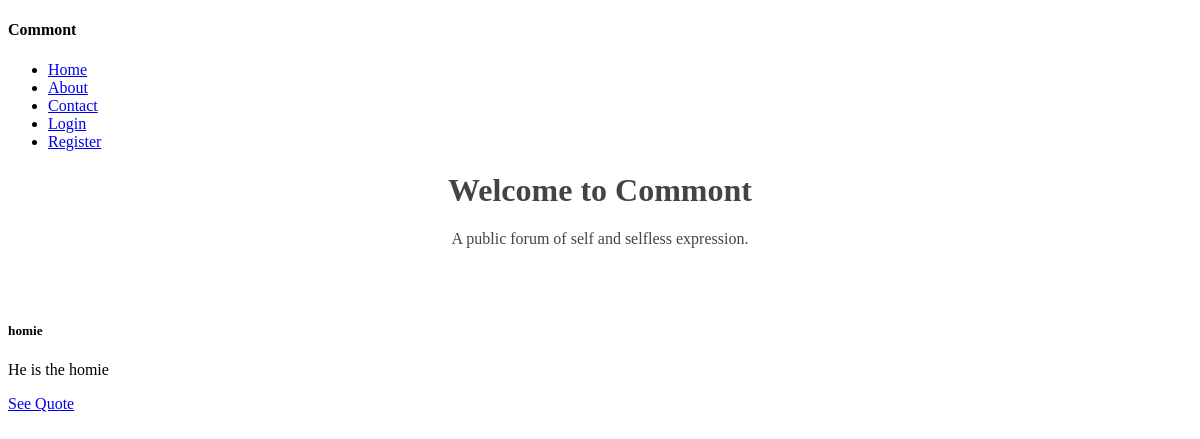
Before: / with the older database file.
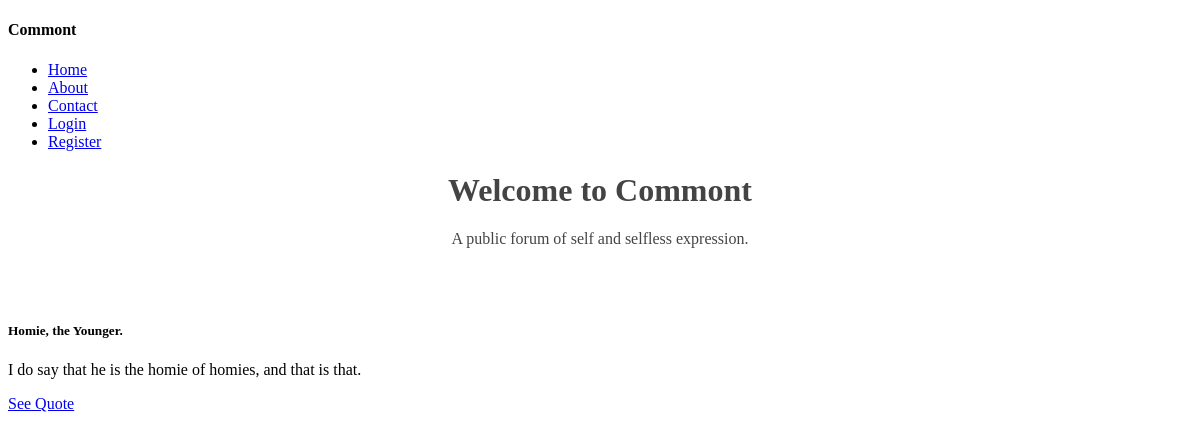
After: the same page with the newer database file.
### collection/models.py (models this page shows)
class Quote(models.Model):
    author = models.CharField(max_length=255)
    text = models.TextField()
    description = models.TextField()
    slug = models.SlugField(unique=True)
    user = models.OneToOneField(User, blank=True, null=True)

### collection/views.py (the view)
# urls.py: url(r'^$', views.index, name='home'),
def index(request):
    quotes = Quote.objects.all()
    return render(request, 'index.html', {
        'quotes': quotes,
    })

### collection/templates/index.html (shortened to what this page needs)
{% extends 'layouts/base.html' %}
{% block content %}
    <h1 class="title">Welcome to Commont</h1>
    <p class="sub-title">A public forum of self and selfless expression.</p>
    <br />
    <br />
    {% for quote in quotes %}
        <h5>{{ quote.author }}</h5>
        <p>{{ quote.text }}</p>
        <a href="{% url 'quote_detail' slug=quote.slug %}">See Quote</a>
    {% endfor %}
{% endblock %}

### collection/templates/layouts/base.html (shortened to what this page needs)
{% load staticfiles %}
<!DOCTYPE html>
<html lang="en">
<head>
    <link rel="stylesheet" href="{% static 'stylesheets/styles.css' %}" />
</head>
<body>
    <header>
        <h4>Commont</h4>
        <nav>
            <ul>
                <li><a href="{% url 'home' %}">Home</a></li>
                <li><a href="{% url 'about' %}">About</a></li>
                <li><a href="{% url 'contact' %}">Contact</a></li>
                {% if user.is_authenticated %}
                    <li><a href="{% url 'auth_logout' %}">Logout</a></li>
                {% else %}
                    <li><a href="{% url 'auth_login' %}">Login</a></li>
                    <li><a href="{% url 'registration_register' %}">Register</a></li>
                {% endif %}
            </ul>
        </nav>
    </header>
    {% block content %}{% endblock %}
</body>
</html>

### collection/static/stylesheets/styles.css (style rules this page uses)
.title, .sub-title { text-align: center; color: #444; }

Changed rows visible on the page:
changed Quote: author "homie" → "Homie, the Younger."; text "He is the homie" → "I do say that he is the homie of homies, and that is that."
